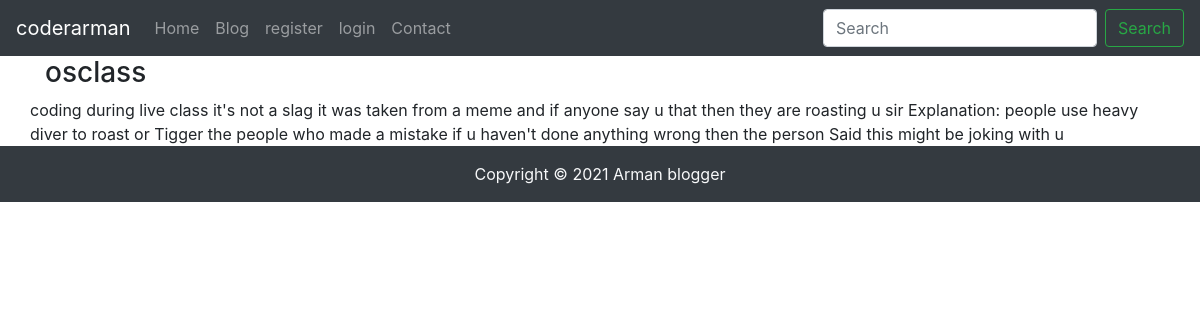
/blogpost/heavydriver, run on the app's committed database.
### home/models.py (models this page shows, shortened)
class Blog(models.Model):
    sno= models.AutoField(primary_key=True)
    title =models.CharField( max_length=200)
    context= models.TextField()
    slug=models.CharField( max_length=100)
    time= models.DateTimeField(auto_now_add=True)

### home/views.py (the view)
# urls.py: path("blogpost/<str:slug>",views.blogpost,name="home"),
def blogpost(request,slug):
    blog=Blog.objects.filter(slug= slug ).first()
    context={
        "blog":blog
    }
    return render(request,"blogpost.html",context)

### templates/blogpost.html
{% extends 'base.html' %}
{% block body %}
<div class="container">
<h3 class="text-ceter">
{{blog.title}}
</h3>
<div class="row">
{{blog.context|safe}}
</div>
</div>
{% endblock body %}

### data on the page
Blog: title "osclass", context "coding during live class it's not a slag it was taken from a meme and if anyone say u that then they are roasting u sir Explanation: people use heavy diver to roast or Tigger the people who made a mistake if u haven't done anything wrong then the person Said this might be joking with u"
